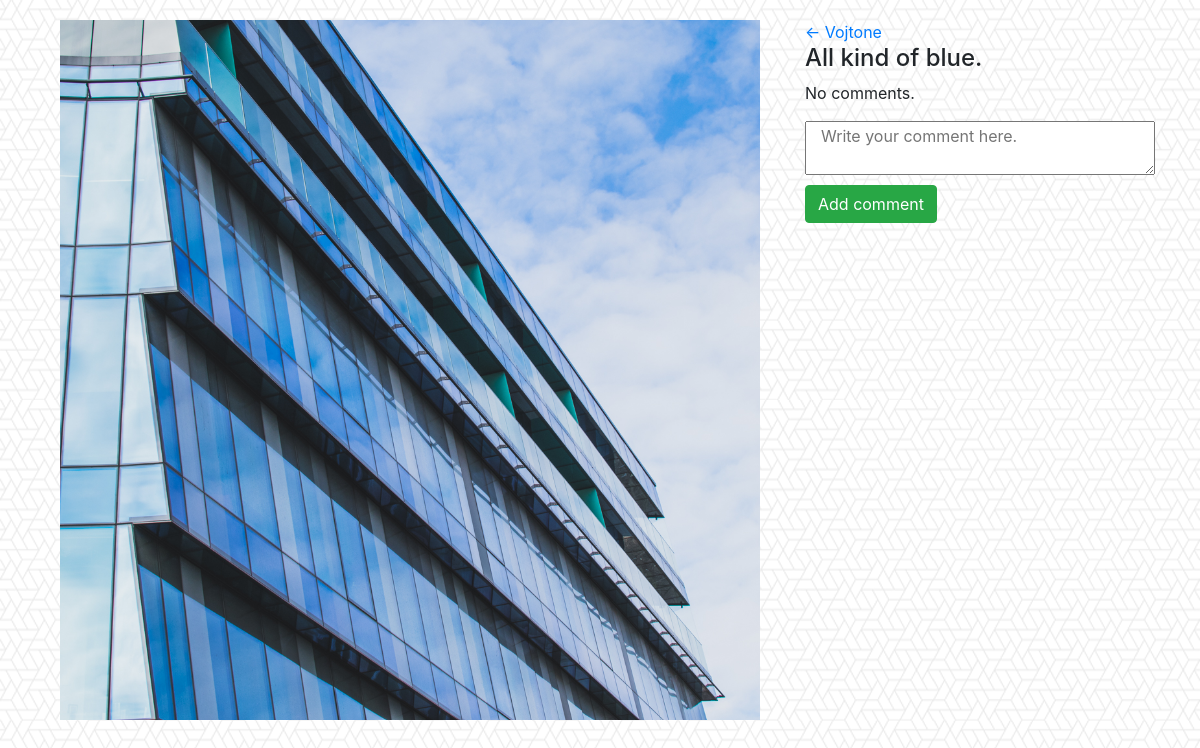
The page /Vojtone/6/ on the database its author committed.
### gallery/models.py (models this page shows, shortened)
class Photo(models.Model):
    owner = models.ForeignKey(User, on_delete=models.CASCADE)
    photo = models.FileField()
    description = models.CharField(max_length=10000)
    liked = models.BooleanField(default=False)

class User(models.Model):
    username = models.CharField(max_length=100)
    email = models.CharField(max_length=100)
    profile_photo = models.FileField()

### gallery/views.py (the view)
# urls.py: url(r'^(?P<user_username>[a-zA-Z0-9_.-]*)/(?P<photo_id>[0-9]+)/$', views.detail, name="detail"),
def detail(request, user_username, photo_id):
    user = get_object_or_404(User, username=user_username)
    photo = get_object_or_404(Photo, id=photo_id)
    return render(request, 'gallery/detail.html', {'user': user, 'photo': photo})

### templates/gallery/detail.html (shortened to what this page needs)
{% extends 'gallery/base.html' %}
{% block container%}
    <div class="row">
        <div class="col-md-8 text-center">
            <img src="{{ photo.photo.url }}" alt="No pic :(" class="col-md-12"/>
        </div>
        <div class="col-md-4">
            <a href="{% url 'gallery:grid' user.username %}"><- {{ user.username }}</a>
            <h4>{{ photo.description }}</h4>
            {% if photo.comment_set.count == 0 %}
                <p>No comments.</p>
            {% else %}
                {% for comment in photo.comment_set.all %}
                    <p><b>{{ comment.author }}</b> - {{ comment.content }} - <i>{{ comment.date }}</i></p>
                {% endfor %}
            {% endif %}
            <form action="{% url 'gallery:commented' user.username photo.id %}" method="post">
                <textarea name="comment" placeholder="Write your comment here." class="col-sm-12" required></textarea>
                <input type="submit" value="Add comment" class="btn btn-success" style="margin-top: 4px">
            </form>
        </div>
    </div>
{% endblock %}

### gallery/static/gallery/style.css (style rules this page uses)
body { background: white url("images/background.png"); }

### rows shown on the page
Photo: photo (picture), description "All kind of blue."
User: username "Vojtone"
